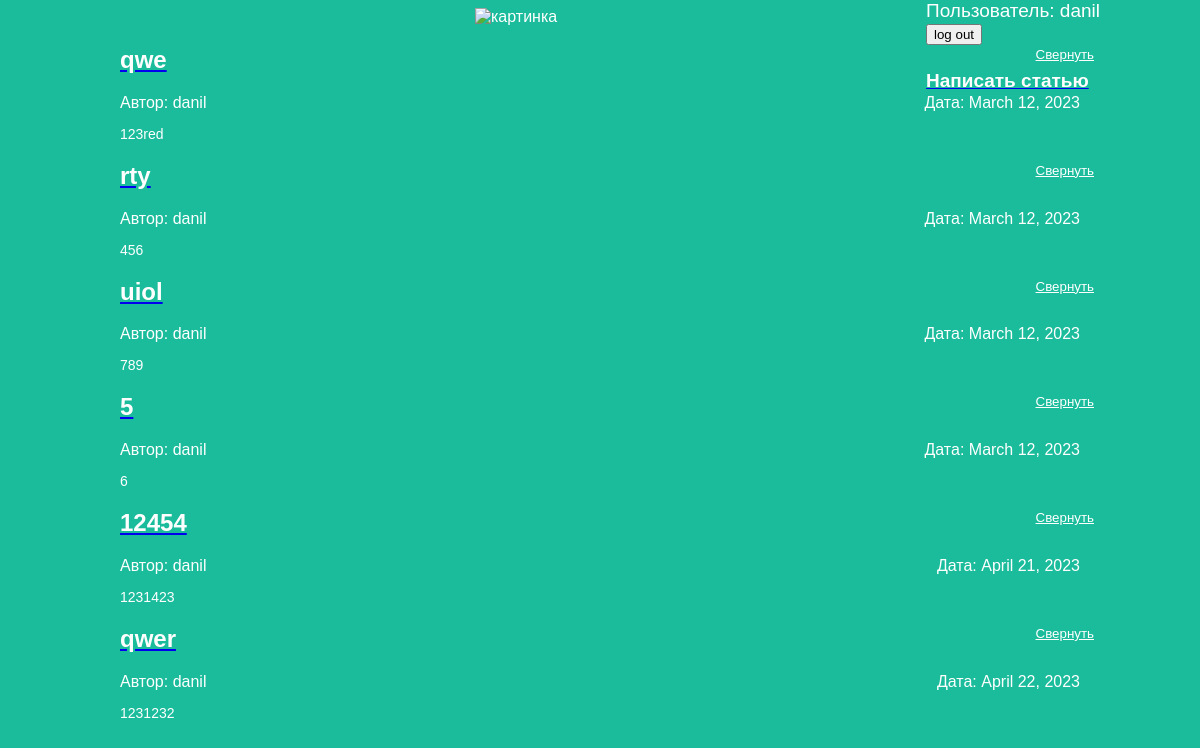
The app's page / (signed in) with its own data.
### articles/models.py (models this page shows, shortened)
class Article(models.Model):
    title = models.CharField(max_length=200)
    author = models.ForeignKey(User, on_delete=models.CASCADE)
    text = models.TextField()
    created_date = models.DateField(auto_now_add=True)
    def get_excerpt(self):
        return self.text[:140] + "..." if len(self.text) > 140 else self.text

### articles/views.py (the view)
# urls.py: path('', views.archive, name='archive'),
def archive(request):
    if request.user.is_authenticated:
        if request.method == "POST":
            logout(request)
            return redirect("archive")
        else:
            username = request.user.username
            return render(request, 'archive_auth.html', {"posts": Article.objects.all(), "user": username})
    else:
        return render(request, 'archive.html', {"posts": Article.objects.all()})

### articles/templates/archive_auth.html (shortened to what this page needs)
<!DOCTYPE html>
<html>
    <head>
		<link rel="stylesheet" href="{{ STATIC_URL }}/static/article.css">
    </head>
    <body>
		<div class="header">
			<img src="https://www.hostnextra.com/kb/wp-content/uploads/2020/10/easy-to-install-django-on-ubuntu-20-04.jpg" alt="картинка">
		</div>
		<div class="user">
			<div>Пользователь: {{ user }}</div>
			<form method="POST">
				<button type="submit">log out</button>
			</form>
			<a href="http://127.0.0.1:8000/article/new"><h4 class="post-title"> Написать статью </h4></a>
		</div>
		<div class="archive">
			{% for post in posts %}
			<div class="one-post">
				<button class="fold-button">Свернуть</button>
				<a href="http://127.0.0.1:8000/article/{{ post.id }}"><h2 class="post-title">{{ post.title }}</h2></a>
				<div class="article-info">
					<div class="article-created-date">Дата: {{ post.created_date }}</div>
					<div class="article-author">Автор: {{ post.author.username }}</div>
					<p class="article-text">{{ post.get_excerpt }}</p>
				</div>
			</div>
			{% endfor %}
		</div>
    </body>
</html>

### articles/static/article.css (style rules this page uses)
body { background: #1abc9c; font-family: Tahoma, Arial, sans-serif; color: #ffffff; }
.article-text { position: static; font-size: 14px; }
.header img { display: block; width: 250px; margin-left: auto; margin-right: auto; }
.archive { width: 960px; margin-left: auto; margin-right: auto; }
.post-title { color: #ffffff; }
.article-created-date { position: absolute; text-align: right; width: 960px; margin-left: auto; margin-right: auto; }
.user { position: absolute; top: 0; float: right; right: 100px; font-size: 19px; color: #ffffff; margin-left: auto; margin-right: auto;; }
.fold-button { background-color: transparent; border: none; color: white; text-decoration: underline; position: absolute; text-align: right; right: 100px }

### records on screen
Article: title "qwe", created_date "March 12, 2023", author.username "danil", get_excerpt "123red"
Article: title "rty", created_date "March 12, 2023", author.username "danil", get_excerpt "456"
Article: title "uiol", created_date "March 12, 2023", author.username "danil", get_excerpt "789"
Article: title "5", created_date "March 12, 2023", author.username "danil", get_excerpt "6"
Article: title "12454", created_date "April 21, 2023", author.username "danil", get_excerpt "1231423"
Article: title "qwer", created_date "April 22, 2023", author.username "danil", get_excerpt "1231232"

### other values on screen
{{ user }} "danil"
